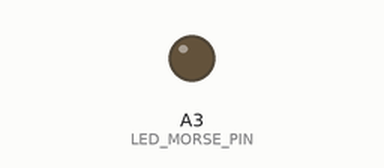
Recording of a sketch running on a simulated Arduino Uno, built with avr-gcc and run on an emulated ATmega328P. Shown: output pins drawn as LEDs (lit = HIGH). What the sketch prints to the serial monitor is not drawn.

Above: at 1.2 s.
At 49.7 s:
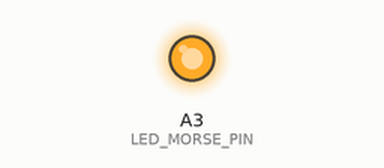
Timing chart, 0 to 60.4 s (numbered marks = the images above):
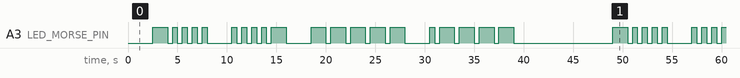

The sketch:

morsecode_generator_no_delay.ino
```cpp
const char* MorseTable[] = {
        NULL, NULL, NULL, NULL, NULL, NULL, NULL, NULL,
        NULL, NULL, NULL, NULL, NULL, NULL, NULL, NULL,
        NULL, NULL, NULL, NULL, NULL, NULL, NULL, NULL,
        NULL, NULL, NULL, NULL, NULL, NULL, NULL, NULL,
        // space, !, ", #, $, %, &, '
        NULL, "-.-.--", ".-..-.", NULL, NULL, NULL, NULL, ".----.",
        // ( ) * + , - . /
        "-.--.", "-.--.-", NULL, ".-.-.", "--..--", "-....-", ".-.-.-", "-..-.",
        // 0 1 2 3 4 5 6 7
        "-----", ".----", "..---", "...--", "....-", ".....", "-....", "--...",
        // 8 9 : ; < = > ?
        "---..", "----.", "---...", "-.-.-.", NULL, "-...-", NULL, "..--..",
        // @ A B C D E F G
        ".--.-.", ".-", "-...", "-.-.", "-..", ".", "..-.", "--.",
        // H I J K L M N O
        "....", "..", ".---", "-.-", ".-..", "--", "-.", "---",
        // P Q R S T U V W
        ".--.", "--.-", ".-.", "...", "-", "..-", "...-", ".--",
        // X Y Z [ \ ] ^ _
        "-..-", "-.--", "--..", NULL, NULL, NULL, NULL, "..--.-",
        // ' a b c d e f g
        NULL, ".-", "-...", "-.-.", "-..", ".", "..-.", "--.",
        // h i j k l m n o
        "....", "..", ".---", "-.-", ".-..", "--", "-.", "---",
        // p q r s t u v w
        ".--.", "--.-", ".-.", "...", "-", "..-", "...-", ".--",
        // x y z { | } ~ DEL
        "-..-", "-.--", "--..", NULL, NULL, NULL, NULL, NULL,
        };

const byte LED_MORSE_PIN = A3;
int led_morse_state = LOW;

const char* morseCodeDefault = "6401";
const byte morseCodeLength = 4;

int index_morseCodeDefault = 0;
int index_morseSymbole = 0;

uint32_t previous_millis_symbole = 0;
uint32_t previous_millis_endMorseCode = 0;
uint32_t previous_millis_dot = 0;
uint32_t previous_millis_dash = 0;
uint32_t previous_millis_dot_or_dash = 0;

const uint16_t interval_millis_dot = 500;                         //Temps dot = 500 ms
const uint16_t interval_millis_dash = 3 * interval_millis_dot;    //Temps dash = 3 * dot = 1,5 s
const uint16_t interval_millis_symbole = 5 * interval_millis_dot; //Temps entre deux symboles = 5 * dot = 2,5 s
const uint16_t interval_millis_endMorseCode = 10000;              //Temps entre les series = 10 s

void setup() {
  // put your setup code here, to run once:
  pinMode(LED_MORSE_PIN, OUTPUT);
  Serial.begin(9600);
}

void loop() {

  uint32_t current_millis = millis();

  if ((index_morseCodeDefault < morseCodeLength) && (current_millis - previous_millis_symbole >= interval_millis_symbole) ) { //Si on a pas fini de parcourir le code morse
                                                                                                                //et que l'interval de temps entre deux symboles (3* dotLength) est respecte alors
    char ch = morseCodeDefault[index_morseCodeDefault];
    const char * morseCodeSymbole = MorseTable[ch];
    flashDashDot(morseCodeSymbole);

    if (index_morseCodeDefault == morseCodeLength) {                    //Declencher compte a rebour 5000 ms si fin code morse
      Serial.println("End of 6401...");
      previous_millis_endMorseCode = millis();
    }

  } else if ((index_morseCodeDefault == morseCodeLength) && (current_millis - previous_millis_endMorseCode >= interval_millis_endMorseCode)) {  //Si fin code morse et 5000 ms ecoulees alors raz index
    Serial.println("Let's go...");
    index_morseCodeDefault = 0;
  }
}

void flashDashDot(const char * morseCode)
{
  if (morseCode[index_morseSymbole] != 0) {             //Si le parcours de symbole n'est pas fini alors faire dash ou dot
    if (morseCode[index_morseSymbole] == '.') {
      dot();
    } else if (morseCode[index_morseSymbole] == '-') {
      dash();
    }
  } else if (morseCode[index_morseSymbole] == 0) {      //Sinon incrementer indexe code morse default
    index_morseCodeDefault++;
    index_morseSymbole = 0;
    previous_millis_symbole = millis();                 //Mise a jour compte a rebours temps symbole
    Serial.println();
  }
}

void dot()
{
  uint32_t current_millis = millis();

  if ((led_morse_state == LOW) && (current_millis - previous_millis_dot_or_dash >= interval_millis_dot))         //Debut dot, on passe la led a 1
  {
    Serial.print(".");
    led_morse_state = HIGH;  // turn it on
    previous_millis_dot = current_millis;   // Remember the time
    digitalWrite(LED_MORSE_PIN, led_morse_state);   // Update the actual LED
  } else if((led_morse_state == HIGH) && (current_millis - previous_millis_dot >= interval_millis_dot))  //Fin dot, on eteind la led et on incremente l'indexe de parcours du tableau char * symbole
  {
    led_morse_state = LOW;  // Turn it off
    previous_millis_dot_or_dash = current_millis;
    digitalWrite(LED_MORSE_PIN, led_morse_state);  // Update the actual LED
    index_morseSymbole++;
  }
}

void dash()
{
    uint32_t current_millis = millis();

  if ((led_morse_state == LOW) && (current_millis - previous_millis_dot_or_dash >= interval_millis_dot))         //Debut dash apres interval_millis_dot temps à l'etat bas, on passe la led a 1
  {
    Serial.print("-");
    led_morse_state = HIGH;  // turn it on
    previous_millis_dash = current_millis;   // Remember the time
    digitalWrite(LED_MORSE_PIN, led_morse_state);   // Update the actual LED
  } else if((led_morse_state == HIGH) && (current_millis - previous_millis_dash >= interval_millis_dash))  //Fin dot, on eteind la led et on incremente l'indexe de parcours du tableau char * symbole
  {
    led_morse_state = LOW;  // Turn it off
    previous_millis_dot_or_dash = current_millis;
    digitalWrite(LED_MORSE_PIN, led_morse_state);  // Update the actual LED
    index_morseSymbole++;
  }
}
```

Measured:
- by itself, A3 (LED_MORSE_PIN): moves between LOW and HIGH, repeating every 46.5 s
- by itself, everything shown: repeats every 46.5 s, in 40 steps
